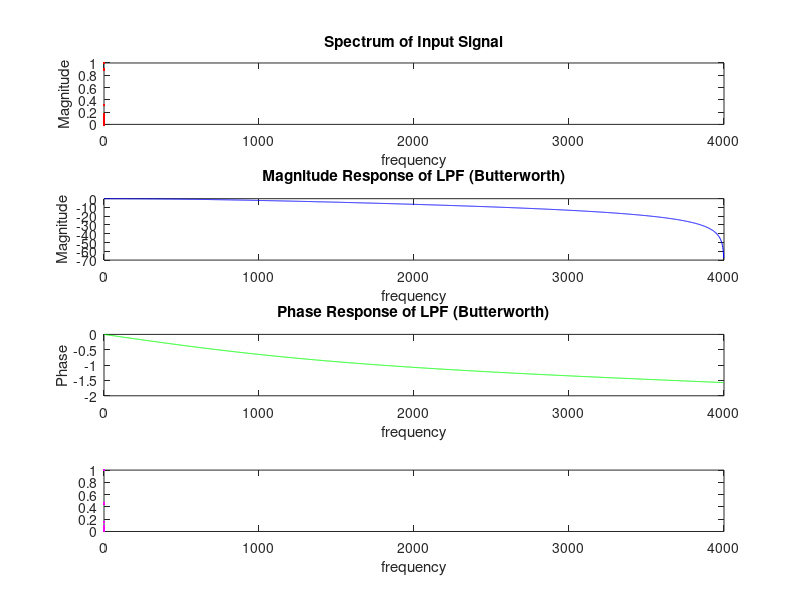

Source code (MATLAB):
clear;close all;
M=32;
fp=1000;fs=2000;Fs=8000;
Ap=2;As=6;
wp=2*fp/Fs;
ws=2*fs/Fs;
[N,wn]=buttord(wp,ws,Ap,As);
[b,a]=butter(N,wn);
[bz,az]=bilinear(b,a,Fs);
[H,f]=freqz(b,a,2048,Fs);
f1=500;f2=2000;
Fs2=8000;
t=0:(1/Fs2):(6/min([f2,f1]));
x=sin(2*pi*f1*t)+sin(2*pi*f2*t);
n=length(x);
X=abs(fft(x,n));
fas=Fs2*(0:N-1)/N;
y=filter(b,a,x);
ny=length(y);
Y=abs(fft(y,ny));
ab=20*log10(abs(H/abs(max(H))));
a=angle(H);


subplot(411);
plot(fas,X/max(X),'r');
set(gca,'xlim',[0 Fs2/2],'ylim',[0 1 ]);
xlabel('frequency');
ylabel('Magnitude');
title('Spectrum of Input Signal');
subplot(412);
plot(f,ab,'b');
xlabel('frequency');
ylabel('Magnitude');
title('Magnitude Response of LPF (Butterworth)');
subplot(413);
plot(f,a,'g');
xlabel('frequency');
ylabel('Phase');
title('Phase Response of LPF (Butterworth)');
subplot(414);
plot(fas,Y/max(Y),'m');
set(gca,'xlim',[0 Fs2/2],'ylim',[0 1]);
xlabel('frequency');